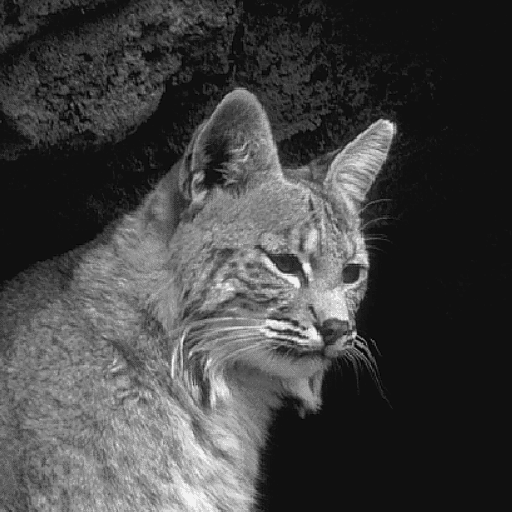
#> input picture lab3/8.gif, 512 x 512 px
$ jupyter execute --allow-errors lab3.ipynb
#> lines starting #> are read from the running program, lines starting #| are printed output that depends on the picture
[cell 1]
import cv2
import numpy as np
from matplotlib import pyplot as plt

# Task 1

[cell 2]
# Read image (change filename if needed)
img = cv2.imread('./8.gif')
#> img is the input picture: shape (512, 512, 3); min 6, max 242, mean 66.9
img_rgb = cv2.cvtColor(img, cv2.COLOR_BGR2RGB)

def show(title, im):
    plt.figure()
    plt.title(title)
    plt.imshow(im)
    plt.axis('off')
    plt.show()

show("Original", img_rgb)

# 1) Increase size (resize)

[cell 3]
# 1) Increase size (resize)
resized = cv2.resize(img_rgb, None, fx=1.5, fy=1.5, interpolation=cv2.INTER_LINEAR)
show("Resized (1.5x)", resized)

# 2) Rotate by 120 degrees

[cell 4]
# 2) Rotate by 120 degrees
h, w = img_rgb.shape[:2]
#> h = 512; w = 512
center = (w // 2, h // 2)
#> center = (256, 256)
#> (the rest of this cell did not finish here and is left out)

# 3) Shear

[cell 5]
# 3) Shear
shear_factor = 0.3
M_shear = np.float32([[1, shear_factor, 0],
                      [0, 1, 0]])
sheared = cv2.warpAffine(img_rgb, M_shear, (int(w * (1 + shear_factor)), h))
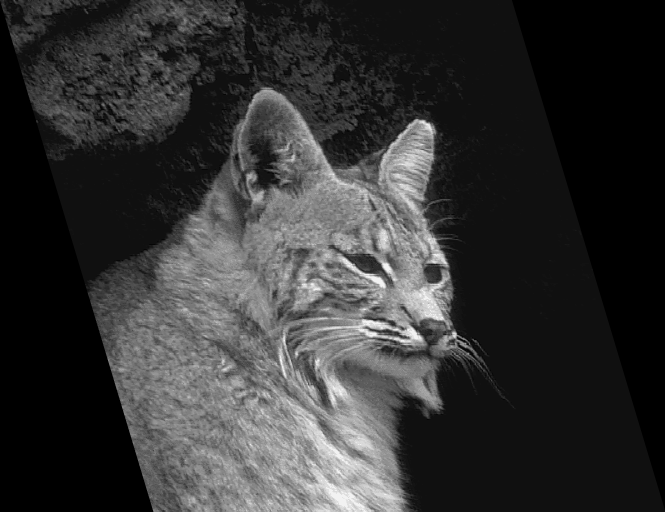
#> sheared: shape (512, 665, 3); min 0, max 242, mean 51.5
show("Sheared", sheared)
